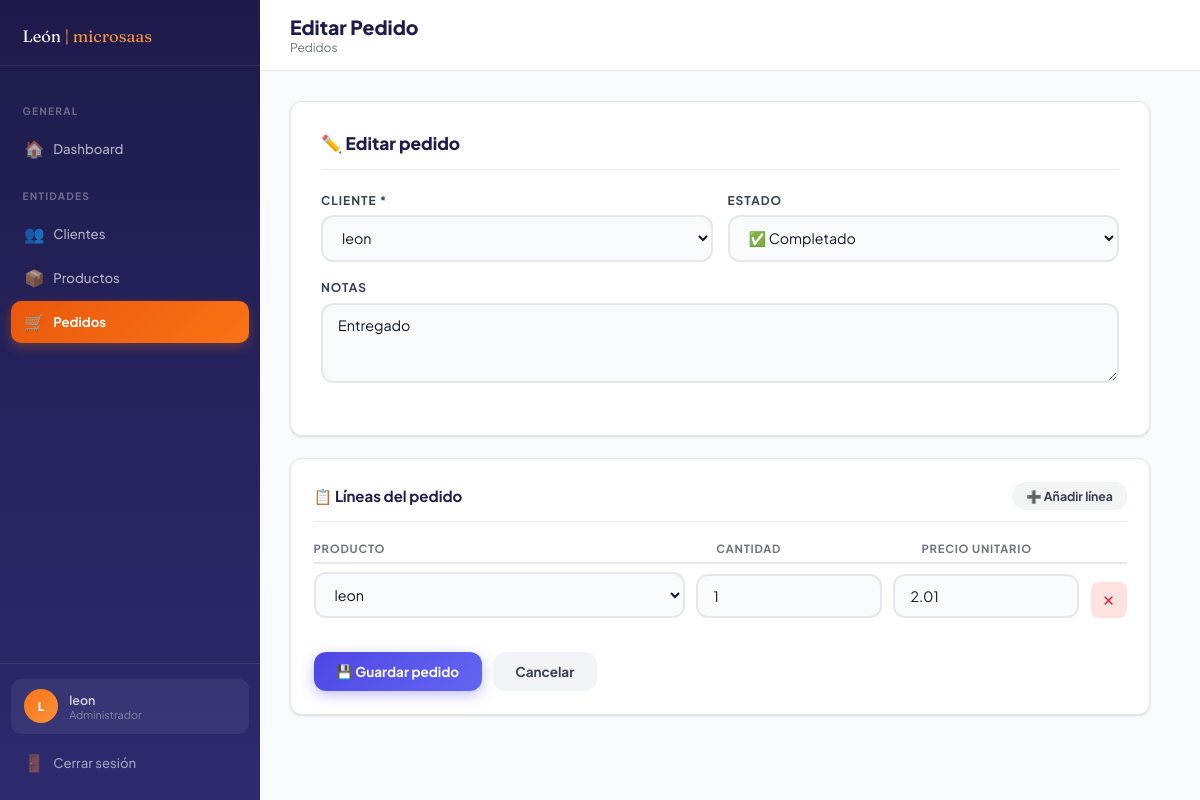
Screenshot of /pedidos/editar/1 (signed in) with the database file from the repository.
### tables this page shows
CREATE TABLE pedidos (
        id INTEGER PRIMARY KEY AUTOINCREMENT,
        cliente_id INTEGER NOT NULL,
        estado TEXT DEFAULT 'pendiente',
        notas TEXT,
        created_at TIMESTAMP DEFAULT CURRENT_TIMESTAMP,
        FOREIGN KEY (cliente_id) REFERENCES clientes(id)
    );

CREATE TABLE clientes (
        id INTEGER PRIMARY KEY AUTOINCREMENT,
        nombre TEXT NOT NULL,
        email TEXT,
        telefono TEXT,
        direccion TEXT,
        created_at TIMESTAMP DEFAULT CURRENT_TIMESTAMP
    );

CREATE TABLE lineas_pedido (
        id INTEGER PRIMARY KEY AUTOINCREMENT,
        pedido_id INTEGER NOT NULL,
        producto_id INTEGER NOT NULL,
        cantidad INTEGER NOT NULL DEFAULT 1,
        precio_unitario REAL NOT NULL,
        FOREIGN KEY (pedido_id) REFERENCES pedidos(id),
        FOREIGN KEY (producto_id) REFERENCES productos(id)
    );

CREATE TABLE productos (
        id INTEGER PRIMARY KEY AUTOINCREMENT,
        nombre TEXT NOT NULL,
        descripcion TEXT,
        precio REAL NOT NULL DEFAULT 0,
        stock INTEGER DEFAULT 0,
        created_at TIMESTAMP DEFAULT CURRENT_TIMESTAMP
    );

### app.py (the view, shortened to what this page needs)
@app.route('/pedidos/editar/<int:id>', methods=['GET', 'POST'])
@login_required
def editar_pedido(id):
    conn = get_db()
    pedido = conn.execute('SELECT * FROM pedidos WHERE id=?', (id,)).fetchone()
    lineas = conn.execute('''
        SELECT lp.*, pr.nombre as producto_nombre
        FROM lineas_pedido lp JOIN productos pr ON lp.producto_id = pr.id WHERE lp.pedido_id=?
    ''', (id,)).fetchall()
    clientes_lista = conn.execute('SELECT * FROM clientes ORDER BY nombre').fetchall()
    productos_lista = conn.execute('SELECT * FROM productos ORDER BY nombre').fetchall()
    conn.close()
    return render_template('pedido_form.html', active='pedidos', pedido=pedido, clientes=clientes_lista, productos=productos_lista, lineas=lineas)

### app.py (called while the page is built)
def get_db():
    conn = sqlite3.connect(DB_PATH)
    conn.row_factory = sqlite3.Row
    return conn

def login_required(f):
    @wraps(f)
    def decorated(*args, **kwargs):
        if 'usuario' not in session:
            return redirect(url_for('login'))
        return f(*args, **kwargs)
    return decorated

### templates/pedido_form.html (shortened to what this page needs)
{% extends 'base.html' %}
{% block page_title %}{{ 'Editar' if pedido else 'Nuevo' }} Pedido{% endblock %}
{% block page_subtitle %}Pedidos{% endblock %}
{% block content %}
<form method="POST">
<div class="form-card" style="max-width:860px;">
    <h2>{{ '✏️ Editar pedido' if pedido else '➕ Nuevo pedido' }}</h2>
    <div class="form-row">
        <div class="form-group">
            <label>Cliente *</label>
            <select name="cliente_id" required>
                {% for c in clientes %}
                <option value="{{ c.id }}" {% if pedido and pedido.cliente_id == c.id %}selected{% endif %}>{{ c.nombre }}</option>
                {% endfor %}
            </select>
        </div>
        <div class="form-group">
            <label>Estado</label>
            <select name="estado">
                <option value="completado" {% if pedido and pedido.estado == 'completado' %}selected{% endif %}>✅ Completado</option>
            </select>
        </div>
    </div>
    <div class="form-group">
        <label>Notas</label>
        <textarea name="notas" placeholder="Observaciones del pedido...">{{ pedido.notas if pedido else '' }}</textarea>
    </div>
</div>
<div class="lineas-section" style="max-width:860px;">
    <h3>
        <span>📋 Líneas del pedido</span>
        <button type="button" class="btn btn-ghost" style="padding:.4rem .9rem; font-size:.82rem;" onclick="addLinea()">➕ Añadir línea</button>
    </h3>
    <div style="display:grid; grid-template-columns:2fr 1fr 1fr auto; gap:.5rem; padding-bottom:.5rem; margin-bottom:.5rem; border-bottom:2px solid var(--gray-200);">
        <span style="font-size:.75rem; font-weight:700; text-transform:uppercase; color:var(--gray-500); letter-spacing:.07em;">Producto</span>
        <span style="font-size:.75rem; font-weight:700; text-transform:uppercase; color:var(--gray-500); letter-spacing:.07em;">Cantidad</span>
        <span style="font-size:.75rem; font-weight:700; text-transform:uppercase; color:var(--gray-500); letter-spacing:.07em;">Precio unitario</span>
    </div>
    <div id="lineas-container">
        {% for linea in lineas %}
        <div class="linea-row">
            <div class="form-group" style="margin:0;">
                <select name="producto_id[]">
                    {% for p in productos %}
                    <option value="{{ p.id }}" data-precio="{{ p.precio }}"
                        {% if linea.producto_id == p.id %}selected{% endif %}>
                        {{ p.nombre }}
                    </option>
                    {% endfor %}
                </select>
            </div>
            <div class="form-group" style="margin:0;">
                <input type="number" name="cantidad[]" min="1" value="{{ linea.cantidad }}" placeholder="1">
            </div>
            <div class="form-group" style="margin:0;">
                <input type="number" name="precio_unitario[]" step="0.01" min="0" value="{{ '%.2f'|format(linea.precio_unitario) }}" placeholder="0.00">
            </div>
            <button type="button" class="btn-remove-linea" onclick="this.closest('.linea-row').remove()">✕</button>
        </div>
        {% endfor %}
    </div>
    <div class="form-actions" style="border-top:none; padding-top:.75rem; margin-top:.5rem;">
        <button type="submit" class="btn btn-primary">💾 Guardar pedido</button>
        <a href="{{ url_for('pedidos') }}" class="btn btn-ghost">Cancelar</a>
    </div>
</div>
</form>
{% endblock %}

### static/css/style.css (style rules this page uses)
:root { --indigo-900: #1e1b4b; --indigo-800: #2d2a6e; --indigo-700: #3730a3; --indigo-600: #4f46e5; --indigo-500: #6366f1; --indigo-100: #e0e7ff; --indigo-50: #eef2ff; --orange-600: #ea580c; --orange-500: #f97316; --orange-400: #fb923c; --orange-100: #ffedd5; --orange-50: #fff7ed; --gray-900: #111827; --gray-700: #374151; --gray-500: #6b7280; --gray-300: #d1d5db; --gray-200: #e5e7eb; --gray-100: #f3f4f6; --gray-50: #f9fafb; --white: #ffffff; --sidebar-w: 260px; --radius: 12px; --shadow-sm: 0 1px 3px rgba(0,0,0,.08), 0 1px 2px rgba(0,0,0,.06); --shadow: 0 4px 16px rgba(79,70,229,.10), 0 1px 4px rgba(0,0,0,.06); --shadow-lg: 0 12px 40px rgba(79,70,229,.15); }
*, *::before, *::after { box-sizing: border-box; margin: 0; padding: 0; }
html { font-size: 15px; }
body { font-family: 'Plus Jakarta Sans', sans-serif; background: var(--gray-50); color: var(--gray-900); min-height: 100vh; }
a { color: inherit; text-decoration: none; }
button, input, select, textarea { font-family: inherit; font-size: inherit; }
.form-group { margin-bottom: 1.25rem; }
.form-group label { display: block; font-size: .8rem; font-weight: 700; text-transform: uppercase; letter-spacing: .08em; color: var(--gray-700); margin-bottom: .5rem; }
.form-group input, .form-group select, .form-group textarea { width: 100%; padding: .75rem 1rem; border: 2px solid var(--gray-200); border-radius: var(--radius); background: var(--gray-50); color: var(--gray-900); font-size: .95rem; transition: border-color .2s, box-shadow .2s; outline: none; }
.form-group textarea { resize: vertical; min-height: 80px; }
.btn { display: inline-flex; align-items: center; gap: .5rem; padding: .75rem 1.5rem; border-radius: var(--radius); font-weight: 700; font-size: .9rem; cursor: pointer; border: none; transition: all .2s; text-decoration: none; }
.btn-primary { background: linear-gradient(135deg, var(--indigo-600), var(--indigo-500)); color: var(--white); box-shadow: 0 4px 14px rgba(79,70,229,.35); }
.btn-ghost { background: var(--gray-100); color: var(--gray-700); }
.form-card { background: var(--white); border-radius: var(--radius); border: 1px solid var(--gray-200); box-shadow: var(--shadow-sm); padding: 2rem; max-width: 680px; }
.form-card h2 { font-size: 1.15rem; font-weight: 800; color: var(--indigo-900); margin-bottom: 1.5rem; padding-bottom: 1rem; border-bottom: 1px solid var(--gray-200); }
.form-row { display: grid; grid-template-columns: 1fr 1fr; gap: 1rem; }
.form-actions { display: flex; gap: .75rem; margin-top: 1.75rem; padding-top: 1.5rem; border-top: 1px solid var(--gray-200); }
.lineas-section { background: var(--white); border-radius: var(--radius); border: 1px solid var(--gray-200); box-shadow: var(--shadow-sm); padding: 1.5rem; margin-top: 1.5rem; max-width: 860px; }
.lineas-section h3 { font-size: 1rem; font-weight: 700; color: var(--indigo-900); margin-bottom: 1.25rem; padding-bottom: .75rem; border-bottom: 1px solid var(--gray-200); display: flex; align-items: center; justify-content: space-between; }
.linea-row { display: grid; grid-template-columns: 2fr 1fr 1fr auto; gap: .75rem; align-items: end; margin-bottom: .75rem; padding-bottom: .75rem; border-bottom: 1px dashed var(--gray-200); }
.linea-row:last-of-type { border-bottom: none; }
.btn-remove-linea { background: #fee2e2; color: #dc2626; border: none; border-radius: 8px; width: 36px; height: 36px; cursor: pointer; font-size: 1rem; display: flex; align-items: center; justify-content: center; transition: background .2s; flex-shrink: 0; }

### rows the page displays
pedidos: cliente_id "leon", estado "✅ Completado", notas "Entregado"
lineas_pedido: producto.nombre "leon", cantidad "1", precio_unitario "2.01"

### other values shown
{{ session['usuario'][0].upper() }} "L"
{{ session['usuario'] }} "leon"
{{ 'Editar' if pedido else 'Nuevo' }} "Editar"
{{ '✏️ Editar pedido' if pedido else '➕ Nuevo pedido' }} "✏️ Editar pedido"
